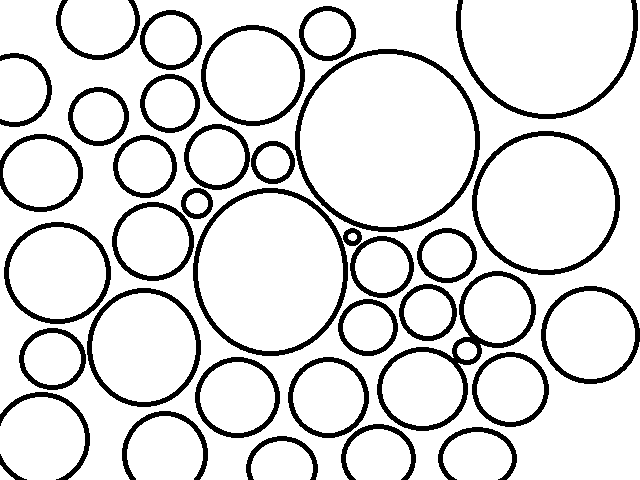
#> input picture map_test.png, 640 x 480 px
$ jupyter execute Path_planning.ipynb
#> lines starting #> are read from the running program, lines starting #| are printed output that depends on the picture; after the words box and inside, x2 and y2 are one past the last pixel; in counts of white or black regions, pixels touching at a corner belong together
[cell 1]
from PIL import Image
import numpy as np

# Load the image
image = Image.open("map_test.png")
#> image is the input picture: PIL image 640x480 RGBA; mean R, G, B, A 221.4, 221.4, 221.4, 255

# Convert the image to grayscale
image = image.convert("L")
#> image: PIL image 640x480 L; 86.8% white; 36 black regions, largest, box (x1, y1, x2, y2) and area: (295, 49, 480, 232) 2795, (377, 271, 536, 431) 2782, (193, 188, 348, 356) 2452

# Convert grayscale to binary image
binary_threshold = 128
bw_image = image.point(lambda p: p < binary_threshold and 1)
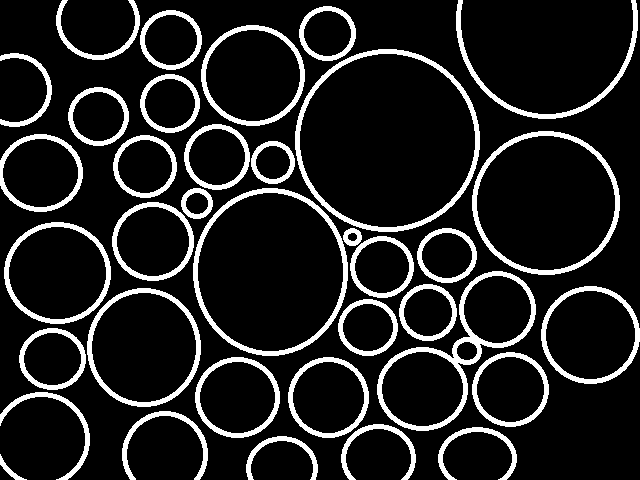
#> bw_image: PIL image 640x480 L; values 0 (black) and 1 (white), 13.2% white; 36 white regions, largest, box (x1, y1, x2, y2) and area: (295, 49, 480, 232) 2795, (377, 271, 536, 431) 2782, (193, 188, 348, 356) 2452

# Convert image to numpy array
binary_matrix = np.array(bw_image)

with open('bw_array_output.txt', 'w') as f:
    for row in binary_matrix:
        f.write(' '.join(map(str, row)) + '\n')

[cell 2]
from PIL import Image
import numpy as np

def convert_image_to_binary_array(image_path):
    # Load the image
    image = Image.open(image_path)

    # Convert the image to grayscale
    image = image.convert("L")

    # Set the binary threshold
    binary_threshold = 128

    # Convert grayscale to binary image
    bw_image = image.point(lambda p: p < binary_threshold and 1)

    # Convert image to numpy array
    binary_matrix = np.array(bw_image)
    return binary_matrix

binary_matrix = convert_image_to_binary_array("map_test.png")

[cell 3]
import math
import numpy as np
import heapq

class NODE:
    def __init__(self, position, g=float('inf'), h=0, parent=None):
        self.position = position
        self.g = g
        self.h = h
        self.f = g + h
        self.parent = parent

    # Nodes will be compared based on their f value, we use this because of the heapq
    def __lt__(self, other):
        return self.f < other.f

    # Function to represent the node
    def __repr__(self):
        return f"Node(position={self.position}, g={self.g}, h={self.h}, f={self.f})"

    @staticmethod
    def reconstruct_path(node):
        path = []
        while node:
            path.append(node.position)
            node = node.parent
        return path[::-1]


# Heuristic function using Octile distance (allowing 8 directions of movement)
def Heuristic_function(node, goal):
    dx = abs(node.position[0] - goal.position[0])
    dy = abs(node.position[1] - goal.position[1])
    return max(dx, dy) + (math.sqrt(2) - 1) * min(dx, dy)

def A_star(environment_map, START_POSITION, GOAL_POSITION):

    START_NODE = NODE(START_POSITION, g=0)
    GOAL_NODE = NODE(GOAL_POSITION)

    START_NODE.h = Heuristic_function(START_NODE, GOAL_NODE)
    START_NODE.f = START_NODE.g + START_NODE.h

    # Initialize the open and closed lists
    OPEN_list = []
    heapq.heappush(OPEN_list, START_NODE)
    CLOSED_set = set()

    # Dictionary to keep track of nodes
    nodes = {}
    nodes[tuple(START_NODE.position)] = START_NODE

    while OPEN_list:
        # Pop the node with the lowest f value
        CURRENT_NODE = heapq.heappop(OPEN_list)

        # If the current node is in the closed set, skip it
        if tuple(CURRENT_NODE.position) in CLOSED_set:
            continue

        # Add the current node's position to the closed set
        CLOSED_set.add(tuple(CURRENT_NODE.position))

        # If the current node is the goal, reconstruct the path
        if CURRENT_NODE.position == GOAL_NODE.position:
            path = NODE.reconstruct_path(CURRENT_NODE)
            print("Path found:", path)
            return path

        # Possible moves: 8 directions (including diagonals)
        MOVES = [[1, 0], [0, 1], [-1, 0], [0, -1],
                 [1, 1], [-1, -1], [1, -1], [-1, 1]]

        # Explore neighbors
        for move in MOVES:
            neighbor_position = [CURRENT_NODE.position[0] + move[0],
                                 CURRENT_NODE.position[1] + move[1]]
            neighbor_pos = tuple(neighbor_position)

            # Skip if out of bounds or obstacle
            if (neighbor_position[0] < 0 or neighbor_position[0] >= environment_map.shape[0] or
                neighbor_position[1] < 0 or neighbor_position[1] >= environment_map.shape[1] or
                environment_map[neighbor_position[0], neighbor_position[1]] == 1):
                continue

            # Skip if in closed set
            if neighbor_pos in CLOSED_set:
                continue

            # Calculate movement cost (diagnoal movement cost is sqrt(2))
            dx = abs(move[0])
            dy = abs(move[1])
            movement_cost = math.sqrt(2) if dx == 1 and dy == 1 else 1

            g_tentative = CURRENT_NODE.g + movement_cost

            # Create or get the neighbor node
            if neighbor_pos not in nodes:
                neighbor_node = NODE(neighbor_position)
                nodes[neighbor_pos] = neighbor_node
            else:
                neighbor_node = nodes[neighbor_pos]

            # If this path to neighbor is better, record it
            if g_tentative < neighbor_node.g:
                neighbor_node.g = g_tentative
                neighbor_node.h = Heuristic_function(neighbor_node, GOAL_NODE)
                neighbor_node.f = neighbor_node.g + neighbor_node.h
                neighbor_node.parent = CURRENT_NODE

                # Add the neighbor to the open list
                heapq.heappush(OPEN_list, neighbor_node)

    print("No path found.")
    return None

# Start and goal positions
START_POSITION = [5, 5]
GOAL_POSITION = [470, 630]

path = A_star(binary_matrix, START_POSITION, GOAL_POSITION)
#> path = 721 pairs, first value 5 to 470, second value 5 to 630

#if path:
    #display_path_with_symbols(binary_matrix, path)

[cell 4]
from PIL import Image, ImageDraw
import numpy as np

def swap_path_coordinates(path_coordinates):

    swapped_path = [[y, x] for x, y in path_coordinates]
    return swapped_path

def display_path(maze_name, path):
    # Load the maze image
#> called with maze_name = 'map_test.png'
    maze_path = maze_name
    maze_img = Image.open(maze_path)

    # Convert the maze image to RGB (to draw in color)
    maze_img = maze_img.convert("RGB")

    path = swap_path_coordinates(path)
#> in swap_path_coordinates, `swapped_path = [[y, x] for x, y in path_coordinates]`: swapped_path = 721 pairs, first value 5 to 630, second value 5 to 470
#> path has the same summary as swapped_path in swap_path_coordinates

    # Create a drawing object
    draw = ImageDraw.Draw(maze_img)

    # Draw the path (red line or points)
    for i in range(len(path) - 1):
        x1, y1 = path[i]
        x2, y2 = path[i + 1]
        draw.line((x1, y1, x2, y2), fill=(255, 0, 255), width=4)  # Red line with width 2
#> this loop made 720 passes
#> (y1, y2) on passes 1 to 3: (5, 6), (6, 7), (7, 8)

    # Save and show the image
    maze_img.save("maze_with_path.png")
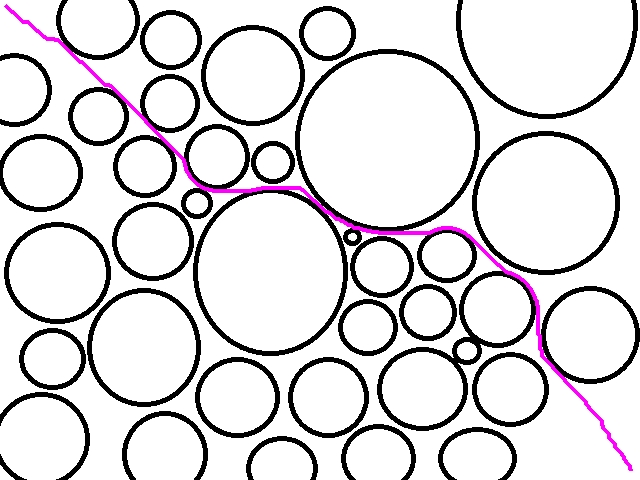
#> saved as maze_with_path.png: PIL image 640x480 RGB; mean R, G, B 221.8, 219, 221.8
    maze_img.show()
    return

display_path("map_test.png", path)
